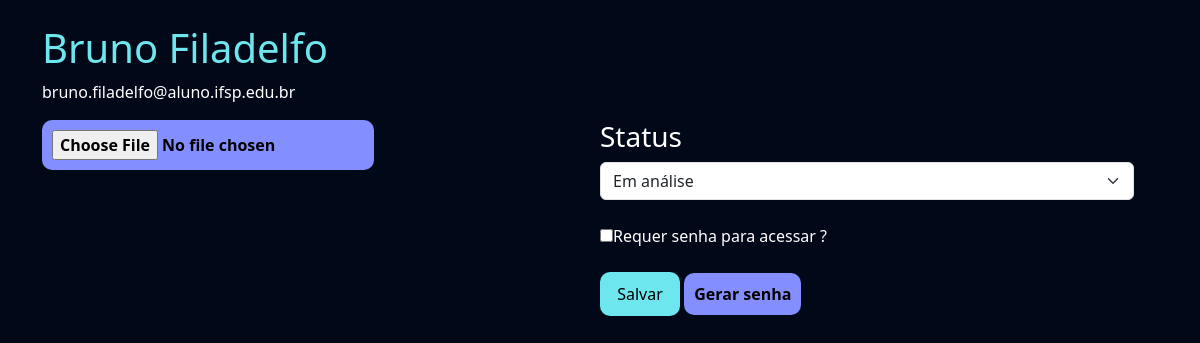
The app's page /portfólio/exame_cliente/70 with its own data.
### exames/models.py (models this page shows, shortened)
class SolicitacaoExame(models.Model):
    choice_status = (
      ('E', 'Em análise'),
      ('F', 'Finalizado')
    )
    usuario = models.ForeignKey(User, on_delete=models.DO_NOTHING)
    exame = models.ForeignKey(TiposExames, on_delete=models.DO_NOTHING)
    status = models.CharField(max_length=2, choices=choice_status)
    resultado = models.FileField(upload_to="resultados", null=True, blank=True)
    requer_senha = models.BooleanField(default=False)
    senha = models.CharField(max_length=16, null=True, blank=True)

### portfólio/views.py (called while the page is built)
def exame_cliente(request, exame_id):
    exame = SolicitacaoExame.objects.get(id=exame_id)
    return render(request, 'exame_cliente.html', {'exame': exame})

### portfólio/templates/exame_cliente.html (shortened to what this page needs)
{% extends "bases/base.html" %}
{% load static %}
{% block 'head' %}
<link href="{% static 'exames/css/css.css' %}" rel="stylesheet">
<link href="{% static 'exames/css/gerenciar_pedidos.css' %}" rel="stylesheet">
<link href="{% static 'exames/css/gerenciar_exames.css' %}" rel="stylesheet">
{% endblock 'head' %}
{% block 'conteudo' %}
<br>
<div class="container">
    <div class="row">
        <h3 class="font-destaque">{{exame.usuario.get_full_name}}</h3>
        <p>{{exame.usuario.email}}</p>
        <br>
        <div class="row">
            <div class="col-md-6">
                <form action="" method="POST">
                    <input type="FILE" value="Alterar PDF" class="btn-secundario" name="resultado">
                    <br>
                    <br>
            </div>
            <div class="col-md-6">
                <h3>Status</h3>
                <select name="status" id="" class="form-select">
                    <option style="color: black;" {% if exame.status == "E"%}selected{% endif %}  value="E">Em análise</option>
                </select>
                <br>
                <input type="checkbox" name="requer_senha" id=""><label for="">Requer senha para acessar ?</label>
                <br>
                <br>
                <input type="submit" value="Salvar" class="btn-default">
                <a style="text-decoration: none;" href="{% url 'gerar_senha' exame.id %}" class="btn-secundario">Gerar senha</a>
            </div>
        </div>
    </div>
{% endblock 'conteudo' %}

### templates/static/geral/css/base.css (style rules this page uses)
:root { --main-color: #151C34; --dark-color: #0C121C ; --light-color: #6DE6EE; --contrast-color: #f4c96b; --differential-color: #066668; }
* { color: white }
.font-destaque { color: var(--light-color); font-size: 40px; }
.btn-default { background-color: var(--light-color); color: black; width: 15%; padding: 10px; border: none; border-radius: 10px; }

### templates/static/exames/css/css.css (style rules this page uses)
body { background-image: url('/static/geral/img/bg2.png'); background-size: cover; }
.btn-secundario { background-color: #838FFF; color: black; padding: 10px; font-weight: bold; border: none; border-radius: 10px; }

### records on screen
SolicitacaoExame: usuario.get_full_name "Bruno Filadelfo", usuario.email "bruno.filadelfo@aluno.ifsp.edu.br", status "Em análise"
